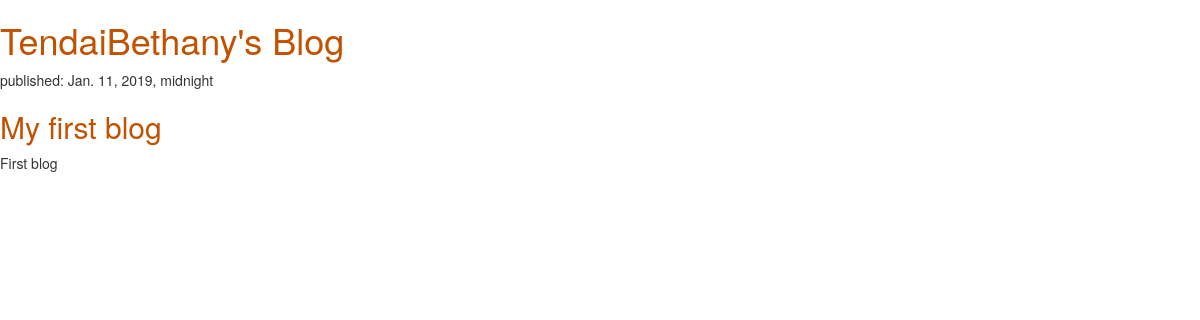
The app's page /, older data.
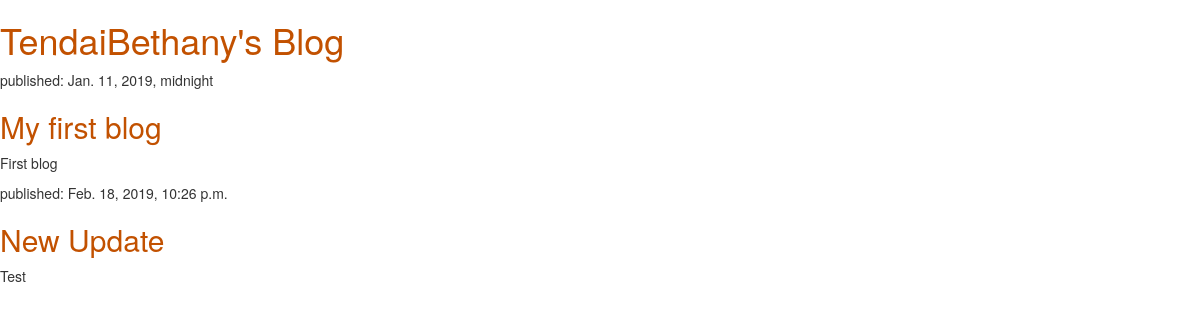
The same page, newer data.
### blog/models.py (models this page shows, shortened)
class Post(models.Model):
    author = models.ForeignKey(settings.AUTH_USER_MODEL, on_delete=models.CASCADE)
    title = models.CharField(max_length=200)
    text = models.TextField()
    created_date = models.DateTimeField(default=timezone.now)
    published_date = models.DateTimeField(blank=True, null=True)

### blog/views.py (the view)
# urls.py: path('', views.post_list, name='post_list'),
def post_list(request):
    posts = Post.objects.filter(published_date__lte=timezone.now()).order_by('published_date')
    return render(request, 'blog/post_list.html', {'posts': posts})

### blog/templates/blog/post_list.html (shortened to what this page needs)
{% load static %}
<html>
    <head>
        <link rel="stylesheet" href="//maxcdn.bootstrapcdn.com/bootstrap/3.2.0/css/bootstrap.min.css">
        <link rel="stylesheet" href="//maxcdn.bootstrapcdn.com/bootstrap/3.2.0/css/bootstrap-theme.min.css">
        <link rel="stylesheet" href="{% static 'css/blog.css' %}">
    </head>
    <body>
        <div>
            <h1><a href="/">TendaiBethany's Blog</a></h1>
        </div>
        {% for post in posts %}
            <div>
                <p>published: {{ post.published_date }}</p>
                <h2><a href="">{{ post.title }}</a></h2>
                <p>{{ post.text|linebreaksbr }}</p>
            </div>
        {% endfor %}
    </body>
</html>

Row changes from the older to the newer data that the page shows:
added Post: published_date "Feb. 18, 2019, 10:26 p.m.", title "New Update", text "Test"
